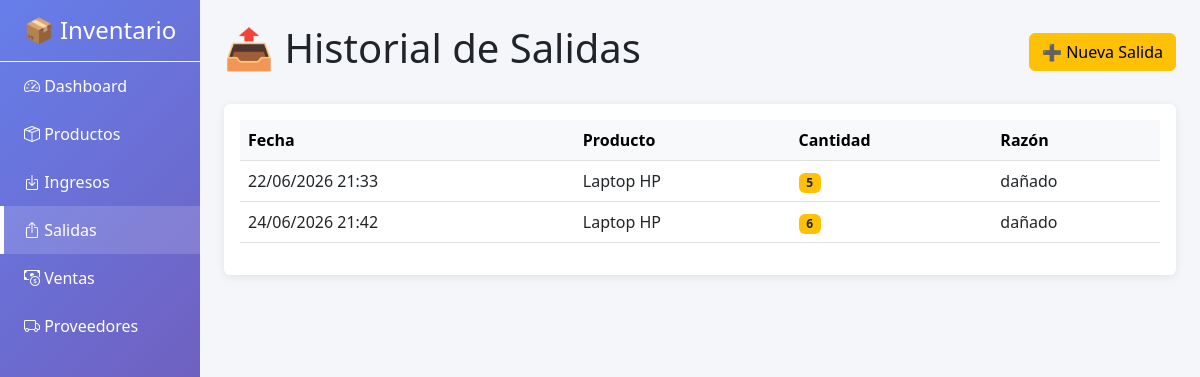
Before: /index.php?controller=salida&action=index with the older database file.
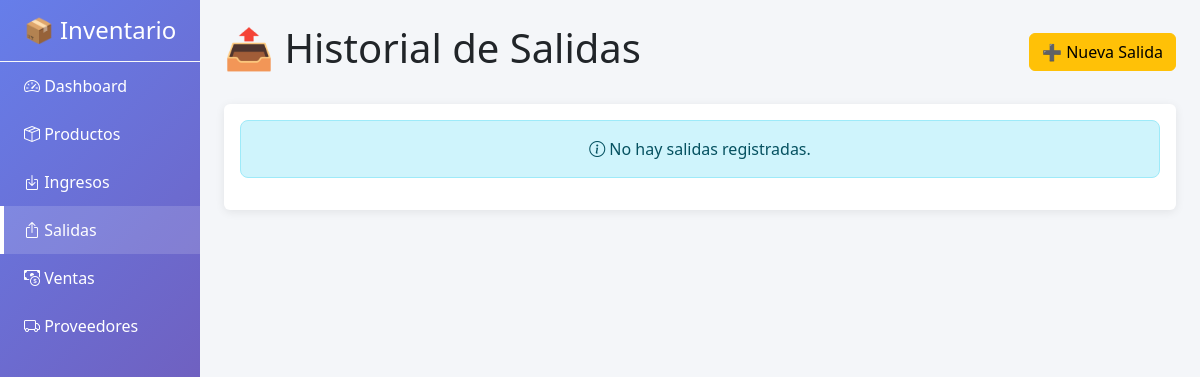
After: the same page with the newer database file.
### tables this page shows
CREATE TABLE `salidas` (
  `ID_Salida` int(11) NOT NULL,
  `ID_Producto` int(11) NOT NULL,
  `Cantidad` int(11) NOT NULL,
  `Razon` varchar(50) DEFAULT NULL,
  `Fecha_Salida` datetime DEFAULT current_timestamp()
);

CREATE TABLE `productos` (
  `ID_Producto` int(11) NOT NULL,
  `Nombre` varchar(50) NOT NULL,
  `Stock` int(11) NOT NULL DEFAULT 0,
  `Precio` decimal(10,2) NOT NULL DEFAULT 0.00
);

### src/core/Controller.php (called while the page is built, shortened)
<?php
abstract class Controller
{
    protected function render(string $view, array $data = []): void
    {
        extract($data);
        $viewPath = __DIR__ . "/../views/{$view}.php";
        require __DIR__ . '/../views/layouts/header.php';
        require $viewPath;
        require __DIR__ . '/../views/layouts/footer.php';
    }
}

### src/controllers/SalidaController.php (called while the page is built, shortened)
<?php
class SalidaController extends Controller
{
    private Salida $model;
    public function __construct()
    {
        $this->model = new Salida();
    }
    public function index(): void {
        $salidas = $this->model->getAll();
        $this->render('salidas', ['salidas' => $salidas]);
    }
}

### src/core/App.php (called while the page is built, shortened)
<?php
class App
{
    private string $action;
    public function __construct()
    {
        $this->action     = $_GET['action']     ?? 'index';
    }
    public function run(): void
    {
        try {
            $action = $this->action;
            $controller = new $controllerClass();
            $controller->$action();
        } catch (Exception $e) {
            http_response_code(500);
            die("<div style='padding: 20px; background: #fee; border: 1px solid #c00; color: #600; margin: 20px; border-radius: 4px;'>" .
                "<strong>❌ Error:</strong> " . htmlspecialchars($e->getMessage()) .
                "</div>");
        }
    }
}

### src/index.php (called while the page is built, shortened)
<?php
spl_autoload_register(function (string $class): void {
    $prefixes = [
        'Core\\'       => __DIR__ . '/core/',
        'Controllers\\' => __DIR__ . '/controllers/',
        'Models\\'     => __DIR__ . '/models/',
        'Config\\'     => __DIR__ . '/config/',
    ];
    foreach ($prefixes as $prefix => $baseDir) {
        if (strpos($class, $prefix) !== 0) {
            continue;
        }
        $relativeClass = substr($class, strlen($prefix));
        $file = $baseDir . str_replace('\\', '/', $relativeClass) . '.php';
        return;
    }
});
$app = new App();
$app->run();

### src/config/Database.php (called while the page is built, shortened)
<?php
class Database {
    private static ?self $instance = null;
    private PDO $pdo;
    private function __construct() {
        $host = 'db';
        $db = 'bd_inventario';
        $user = 'root';
        $pass = 'rootpassword';
        try {
            $this->pdo = new PDO(
                "mysql:host=$host;dbname=$db;charset=utf8mb4",
                $user,
                $pass,
                [
                    PDO::ATTR_ERRMODE => PDO::ERRMODE_EXCEPTION,
                    PDO::ATTR_DEFAULT_FETCH_MODE => PDO::FETCH_ASSOC,
                    PDO::ATTR_EMULATE_PREPARES => false,
                ]
            );
        } catch (PDOException $e) {
            die("Error de conexión: " . $e->getMessage());
        }
    }
    public static function getInstance(): self {
        if (self::$instance === null) {
            self::$instance = new self();
        }
        return self::$instance;
    }
    public function getConnection(): PDO {
        return $this->pdo;
    }
}

### src/core/Model.php (called while the page is built, shortened)
<?php
abstract class Model {
    public function __construct() {
        $this->db = Database::getInstance()->getConnection();
    }
}

### src/models/Salida.php (called while the page is built, shortened)
<?php
class Salida extends Model {
    public function getAll(): array {
        $stmt = $this->db->query("
            SELECT s.*, p.Nombre as ProductoNombre
            FROM Salidas s
            INNER JOIN Productos p ON s.ID_Producto = p.ID_Producto
            ORDER BY s.Fecha_Salida ASC
        ");
        return $stmt->fetchAll();
    }
}

### src/views/salidas.php (the view)
<div class="d-flex justify-content-between align-items-center mb-4">
    <h1>📤 Historial de Salidas</h1>
    <a href="index.php?controller=salida&action=registrar" class="btn btn-warning">
        ➕ Nueva Salida
    </a>
</div>
<div class="card">
    <div class="card-body">
        <?php if (empty($salidas)): ?>
            <div class="alert alert-info text-center">
                <i class="bi bi-info-circle"></i> No hay salidas registradas.
            </div>
        <?php else: ?>
            <table class="table table-hover">
                <thead class="table-light">
                    <tr>
                        <th>Fecha</th>
                        <th>Producto</th>
                        <th>Cantidad</th>
                        <th>Razón</th>
                    </tr>
                </thead>
                <tbody>
                    <?php foreach ($salidas as $s): ?>
                        <tr>
                            <td><?= date('d/m/Y H:i', strtotime($s['Fecha_Salida'])) ?></td>
                            <td><?= htmlspecialchars($s['ProductoNombre']) ?></td>
                            <td><span class="badge bg-warning text-dark"><?= $s['Cantidad'] ?></span></td>
                            <td><?= htmlspecialchars($s['Razon']) ?></td>
                        </tr>
                    <?php endforeach; ?>
                </tbody>
            </table>
        <?php endif; ?>
    </div>
</div>

Changed rows visible on the page:
removed salidas: Fecha_Salida "22/06/2026 21:33", ID_Producto.Nombre "Laptop HP", Cantidad "5", Razon "dañado"
removed salidas: Fecha_Salida "24/06/2026 21:42", ID_Producto.Nombre "Laptop HP", Cantidad "6", Razon "dañado"
Other visible differences:
text no longer shown: "Fecha Producto Cantidad Razón"
text now shown: "No hay salidas registradas."
